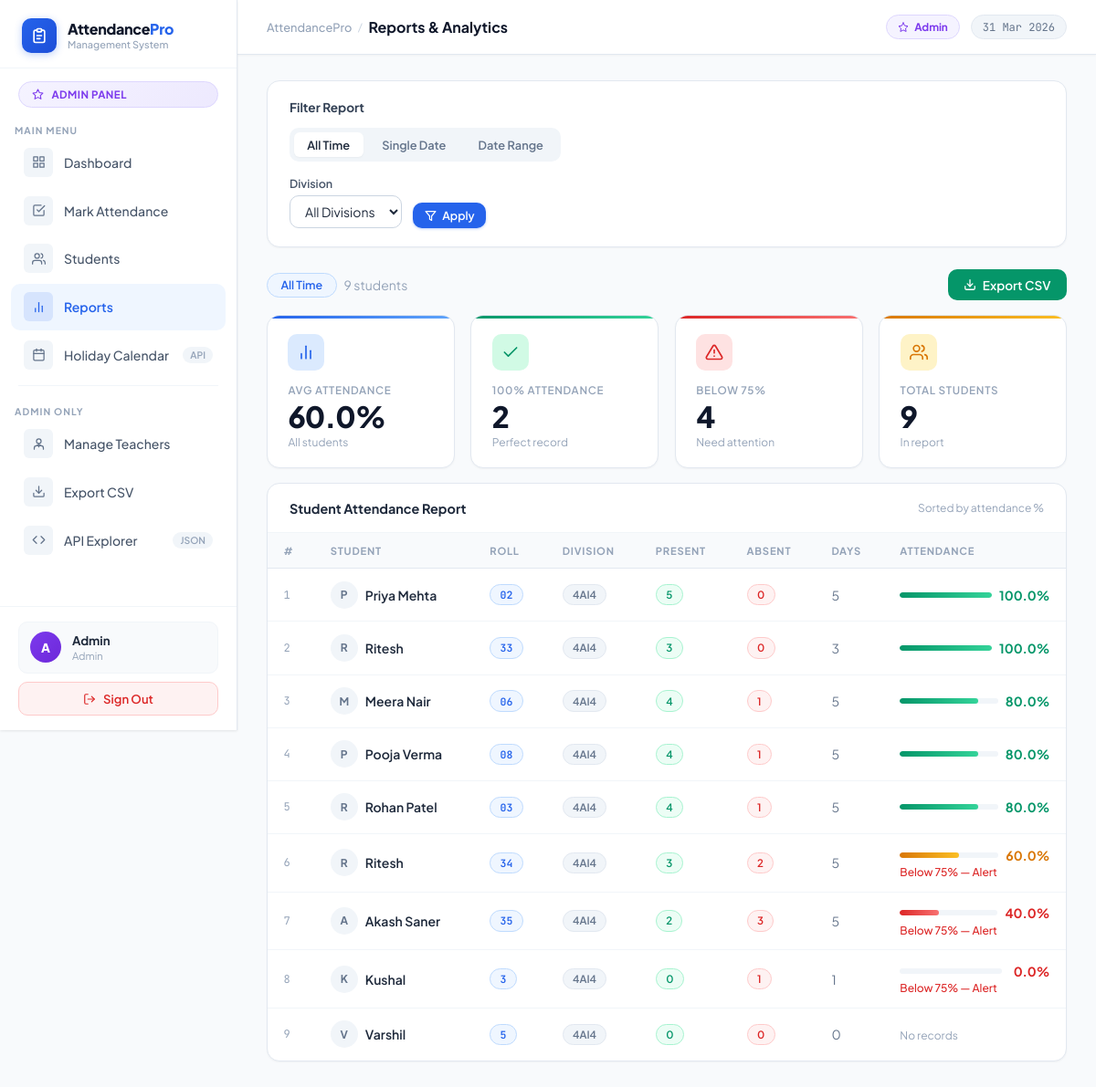
Screenshot of /reports (signed in) with the database file from the repository.
### attendance-system/app.py (models this page shows)
class Student(db.Model):
    id         = db.Column(db.Integer, primary_key=True)
    name       = db.Column(db.String(100), nullable=False)
    roll_no    = db.Column(db.String(20), unique=True, nullable=False)
    division   = db.Column(db.String(20), nullable=False)
    email      = db.Column(db.String(120))
    created_at = db.Column(db.DateTime, default=datetime.utcnow)
    records    = db.relationship("AttendanceRecord", backref="student", lazy=True, cascade="all, delete-orphan")

### attendance-system/app.py (the view, shortened to what this page needs)
@app.route("/reports")
@login_required
def reports():
    filter_type  = request.args.get("filter", "all")   # all | date | range
    single_date  = request.args.get("single_date", "")
    date_from    = request.args.get("date_from", "")
    date_to      = request.args.get("date_to", "")
    div_filter   = request.args.get("division", "")
    students_q = Student.query
    if div_filter:
        students_q = students_q.filter_by(division=div_filter)
    all_students = students_q.order_by(Student.name).all()
    divisions    = [r[0] for r in db.session.query(Student.division).distinct().all()]
    all_dates = [r[0] for r in db.session.query(AttendanceRecord.date).distinct().order_by(AttendanceRecord.date.desc()).all()]
    report = []
    date_label = "All Time"
    for s in all_students:
        rec_q = AttendanceRecord.query.filter_by(student_id=s.id)
        records = rec_q.all()
        total   = len(records)
        present = sum(1 for r in records if r.status == "Present")
        absent  = total - present
        pct     = round((present / total * 100) if total else 0, 1)
        report.append({"student": s, "total": total, "present": present, "absent": absent, "pct": pct})
    report.sort(key=lambda x: x["pct"], reverse=True)
    return render_template("reports.html",
        report=report, date_label=date_label,
        filter_type=filter_type, single_date=single_date,
        date_from=date_from, date_to=date_to,
        all_dates=all_dates, divisions=divisions, div_filter=div_filter,
    )

### attendance-system/app.py (called while the page is built)
@app.context_processor
def inject_now():
    return {"now": datetime.utcnow()}

def login_required(f):
    @wraps(f)
    def decorated(*args, **kwargs):
        if "user_id" not in session:
            return redirect(url_for("login"))
        return f(*args, **kwargs)
    return decorated

### attendance-system/templates/reports.html (shortened to what this page needs)
{% extends "base.html" %}
{% block page_title %}Reports & Analytics{% endblock %}
{% block content %}
<div class="filter-card">
  <div style="font-size:.85rem;font-weight:700;color:var(--gray-700);margin-bottom:.9rem">Filter Report</div>
  <div class="filter-tabs">
    <a href="{{ url_for('reports', filter='all', division=div_filter) }}" class="ftab {{ 'active' if filter_type == 'all' }}">All Time</a>
    <a href="{{ url_for('reports', filter='date', single_date=single_date or '', division=div_filter) }}" class="ftab {{ 'active' if filter_type == 'date' }}">Single Date</a>
    <a href="{{ url_for('reports', filter='range', date_from=date_from, date_to=date_to, division=div_filter) }}" class="ftab {{ 'active' if filter_type == 'range' }}">Date Range</a>
  </div>
  <form method="GET" class="filter-row">
    <div class="fg">
      <label>Division</label>
      <select class="form-input" name="division">
        <option value="">All Divisions</option>
      </select>
    </div>
    <button type="submit" class="btn btn-primary btn-sm">
      <svg viewBox="0 0 24 24" fill="none" stroke="white" stroke-width="2" stroke-linecap="round" stroke-linejoin="round"><polygon points="22 3 2 3 10 12.46 10 19 14 21 14 12.46 22 3"/></svg>
      Apply
    </button>
  </form>
</div>
<div class="flex justify-between items-center mb-4" style="flex-wrap:wrap;gap:.75rem">
  <div class="flex items-center gap-2">
    <span class="date-chip">{{ date_label }}</span>
    <span class="text-sm text-muted">{{ report|length }} students</span>
  </div>
  {% if session.role == 'admin' %}
  <a href="{{ url_for('export_csv', filter=filter_type, single_date=single_date, date_from=date_from, date_to=date_to) }}" class="btn btn-success">
    <svg viewBox="0 0 24 24" fill="none" stroke="white" stroke-width="2" stroke-linecap="round" stroke-linejoin="round"><path d="M21 15v4a2 2 0 01-2 2H5a2 2 0 01-2-2v-4"/><polyline points="7 10 12 15 17 10"/><line x1="12" y1="15" x2="12" y2="3"/></svg>
    Export CSV
  </a>
  {% else %}
  <span class="text-xs text-muted">CSV export — Admin only</span>
  {% endif %}
</div>
{% if report %}
{% set avg_pct = (report | sum(attribute='pct') / report|length) | round(1) %}
{% set perfect = report | selectattr('pct', 'equalto', 100.0) | list | length %}
{% set low_att = report | selectattr('pct', 'lt', 75) | list | length %}
<div class="stats-grid mb-4">
  <div class="stat-card blue">
    <div class="stat-icon-wrap"><svg viewBox="0 0 24 24"><line x1="18" y1="20" x2="18" y2="10"/><line x1="12" y1="20" x2="12" y2="4"/><line x1="6" y1="20" x2="6" y2="14"/></svg></div>
    <div class="stat-label">Avg Attendance</div>
    <div class="stat-value">{{ avg_pct }}%</div>
    <div class="stat-sub">All students</div>
  </div>
  <div class="stat-card green">
    <div class="stat-icon-wrap"><svg viewBox="0 0 24 24"><polyline points="20 6 9 17 4 12"/></svg></div>
    <div class="stat-label">100% Attendance</div>
    <div class="stat-value">{{ perfect }}</div>
    <div class="stat-sub">Perfect record</div>
  </div>
  <div class="stat-card red">
    <div class="stat-icon-wrap"><svg viewBox="0 0 24 24"><path d="M10.29 3.86L1.82 18a2 2 0 001.71 3h16.94a2 2 0 001.71-3L13.71 3.86a2 2 0 00-3.42 0z"/><line x1="12" y1="9" x2="12" y2="13"/><line x1="12" y1="17" x2="12.01" y2="17"/></svg></div>
    <div class="stat-label">Below 75%</div>
    <div class="stat-value">{{ low_att }}</div>
    <div class="stat-sub">Need attention</div>
  </div>
  <div class="stat-card amber">
    <div class="stat-icon-wrap"><svg viewBox="0 0 24 24"><path d="M17 21v-2a4 4 0 00-4-4H5a4 4 0 00-4 4v2"/><circle cx="9" cy="7" r="4"/><path d="M23 21v-2a4 4 0 00-3-3.87M16 3.13a4 4 0 010 7.75"/></svg></div>
    <div class="stat-label">Total Students</div>
    <div class="stat-value">{{ report|length }}</div>
    <div class="stat-sub">In report</div>
  </div>
</div>
<div class="card">
  <div class="card-header">
    <span class="card-title">Student Attendance Report</span>
    <span class="text-xs text-muted">Sorted by attendance %</span>
  </div>
  <div class="table-wrap">
    <table>
      <thead>
        <tr><th>#</th><th>Student</th><th>Roll</th><th>Division</th><th>Present</th><th>Absent</th><th>Days</th><th>Attendance</th></tr>
      </thead>
      <tbody>
        {% for r in report %}
        <tr>
          <td class="text-muted text-xs font-mono">{{ loop.index }}</td>
          <td>
            <div class="flex items-center gap-2">
              <div style="width:30px;height:30px;border-radius:50%;background:var(--gray-100);display:flex;align-items:center;justify-content:center;font-size:.75rem;font-weight:700;color:var(--gray-500);flex-shrink:0">{{ r.student.name[0] }}</div>
              <span class="font-semibold" style="color:var(--gray-800)">{{ r.student.name }}</span>
            </div>
          </td>
          <td><span class="badge badge-blue font-mono">{{ r.student.roll_no }}</span></td>
          <td><span class="badge badge-gray">{{ r.student.division }}</span></td>
          <td><span class="badge badge-green">{{ r.present }}</span></td>
          <td><span class="badge badge-red">{{ r.absent }}</span></td>
          <td class="text-sm text-gray">{{ r.total }}</td>
          <td class="pct-cell">
            {% if r.total > 0 %}
            <div class="flex items-center gap-2">
              <div class="progress" style="flex:1">
                <div class="progress-bar {{ 'high' if r.pct >= 75 else ('mid' if r.pct >= 50 else 'low') }}" style="width:{{ r.pct }}%"></div>
              </div>
              <span class="font-bold text-sm" style="min-width:44px;text-align:right;color:{{ 'var(--success)' if r.pct >= 75 else ('var(--warning)' if r.pct >= 50 else 'var(--danger)') }}">{{ r.pct }}%</span>
            </div>
            {% if r.pct < 75 %}
            <div class="text-xs" style="color:var(--danger);margin-top:.15rem;font-weight:500">Below 75% — Alert</div>
            {% endif %}
            {% else %}
            <span class="text-xs text-muted">No records</span>
            {% endif %}
          </td>
        </tr>
        {% endfor %}
      </tbody>
    </table>
  </div>
</div>
{% endif %}
{% endblock %}

### attendance-system/templates/reports.html (style rules this page uses)
.filter-card { background:var(--white);border:1px solid var(--gray-200);border-radius:var(--radius-lg);padding:1.25rem 1.5rem;margin-bottom:1.5rem;box-shadow:var(--shadow-xs) }
.filter-tabs { display:flex;gap:.4rem;margin-bottom:1rem;background:var(--gray-100);padding:.3rem;border-radius:var(--radius);width:fit-content }
.ftab { padding:.35rem .9rem;border-radius:6px;font-size:.8rem;font-weight:600;cursor:pointer;text-decoration:none;color:var(--gray-500);transition:all .15s }
.ftab.active { background:var(--white);color:var(--gray-800);box-shadow:var(--shadow-xs) }
.filter-row { display:flex;align-items:flex-end;gap:.75rem;flex-wrap:wrap }
.filter-row .fg { display:flex;flex-direction:column;gap:.3rem }
.filter-row .fg label { font-size:.78rem;font-weight:600;color:var(--gray-600) }
.filter-row .fg .form-input { padding:.45rem .75rem;width:auto }
.date-chip { display:inline-flex;align-items:center;gap:.4rem;background:var(--primary-light);color:var(--primary);border:1px solid var(--primary-mid);border-radius:99px;padding:.28rem .9rem;font-size:.78rem;font-weight:600 }
.pct-cell { min-width:180px }

### rows the page displays
Student: student "P", student.name "Priya Mehta", student.roll_no "02", student.division "4AI4"
Student: student "R", student.name "Ritesh", student.roll_no "33", student.division "4AI4"
Student: student "M", student.name "Meera Nair", student.roll_no "06", student.division "4AI4"
Student: student "P", student.name "Pooja Verma", student.roll_no "08", student.division "4AI4"
Student: student "R", student.name "Rohan Patel", student.roll_no "03", student.division "4AI4"
Student: student "R", student.name "Ritesh", student.roll_no "34", student.division "4AI4"
Student: student "A", student.name "Akash Saner", student.roll_no "35", student.division "4AI4"
Student: student "K", student.name "Kushal", student.roll_no "3", student.division "4AI4"
Student: student "V", student.name "Varshil", student.roll_no "5", student.division "4AI4"

### other values shown
{{ session.name[0].upper() }} "A"
{{ session.name }} "Admin"
{{ session.role }} "Admin"
{{ date_label }} "All Time"
{{ report|length }} "9"
{{ avg_pct }} "60.0"
{{ perfect }} "2"
{{ low_att }} "4"
{{ r.present }} "5" "3" "4" "4" "4" "3" "2" "0" "0"
{{ r.absent }} "0" "0" "1" "1" "1" "2" "3" "1" "0"
{{ r.total }} "5" "3" "5" "5" "5" "5" "5" "1" "0"
{{ r.pct }} "100.0" "100.0" "80.0" "80.0" "80.0" "60.0" "40.0" "0.0"
